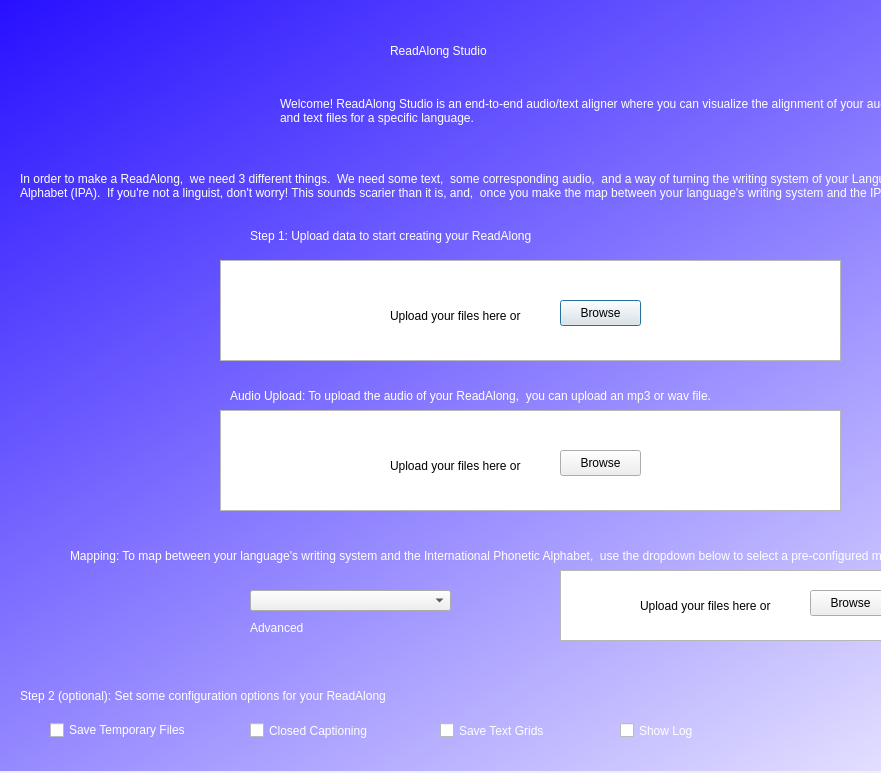
<?xml version="1.0" encoding="UTF-8"?>
<ui version="4.0">
 <class>Dialog</class>
 <widget class="QDialog" name="Dialog">
  <property name="geometry">
   <rect>
    <x>0</x>
    <y>0</y>
    <width>881</width>
    <height>773</height>
   </rect>
  </property>
  <property name="windowTitle">
   <string>Dialog</string>
  </property>
  <property name="styleSheet">
   <string notr="true"/>
  </property>
  <widget class="QWidget" name="bgwidget" native="true">
   <property name="geometry">
    <rect>
     <x>-10</x>
     <y>0</y>
     <width>1231</width>
     <height>771</height>
    </rect>
   </property>
   <property name="styleSheet">
    <string notr="true">QWidget#bgwidget{
background-color: qlineargradient(spread:pad, x1:0, y1:0, x2:0.989247, y2:1, stop:0 rgba(39, 15, 255, 255), stop:1 rgba(255, 255, 255, 255))}</string>
   </property>
   <widget class="QLabel" name="label">
    <property name="geometry">
     <rect>
      <x>400</x>
      <y>20</y>
      <width>391</width>
      <height>61</height>
     </rect>
    </property>
    <property name="styleSheet">
     <string notr="true">font: 48pt &quot;Optima&quot;;color: rgb(255, 255, 255);</string>
    </property>
    <property name="text">
     <string>ReadAlong Studio</string>
    </property>
   </widget>
   <widget class="QLabel" name="label_2">
    <property name="geometry">
     <rect>
      <x>290</x>
      <y>40</y>
      <width>631</width>
      <height>141</height>
     </rect>
    </property>
    <property name="styleSheet">
     <string notr="true">font: 18pt &quot;Optima&quot;;color:rgb(255, 255, 255);</string>
    </property>
    <property name="text">
     <string>Welcome! ReadAlong Studio is an end-to-end audio/text aligner where you can visualize the alignment of your audio and text files for a specific language.</string>
    </property>
    <property name="wordWrap">
     <bool>true</bool>
    </property>
   </widget>
   <widget class="QPushButton" name="pushButton">
    <property name="geometry">
     <rect>
      <x>570</x>
      <y>300</y>
      <width>81</width>
      <height>26</height>
     </rect>
    </property>
    <property name="text">
     <string>Browse</string>
    </property>
   </widget>
   <widget class="QLabel" name="label_3">
    <property name="geometry">
     <rect>
      <x>30</x>
      <y>160</y>
      <width>1171</width>
      <height>51</height>
     </rect>
    </property>
    <property name="styleSheet">
     <string notr="true">color: rgb(255, 255, 255);
font: 14pt &quot;Optima&quot;;</string>
    </property>
    <property name="text">
     <string>In order to make a ReadAlong,  we need 3 different things.  We need some text,  some corresponding audio,  and a way of turning the writing system of your Language (AKA Orthography) into the International Phonetic Alphabet (IPA).  If you're not a linguist, don't worry! This sounds scarier than it is, and,  once you make the map between your language's writing system and the IPA once,  you don't have to do it again!</string>
    </property>
    <property name="wordWrap">
     <bool>true</bool>
    </property>
   </widget>
   <widget class="QLabel" name="label_4">
    <property name="geometry">
     <rect>
      <x>260</x>
      <y>220</y>
      <width>671</width>
      <height>31</height>
     </rect>
    </property>
    <property name="styleSheet">
     <string notr="true">font: 24pt &quot;Optima&quot;;
color: rgb(255, 255, 255);</string>
    </property>
    <property name="text">
     <string>Step 1: Upload data to start creating your ReadAlong</string>
    </property>
    <property name="wordWrap">
     <bool>true</bool>
    </property>
   </widget>
   <widget class="QListWidget" name="listWidget">
    <property name="geometry">
     <rect>
      <x>230</x>
      <y>260</y>
      <width>621</width>
      <height>101</height>
     </rect>
    </property>
    <property name="acceptDrops">
     <bool>true</bool>
    </property>
    <property name="dragDropMode">
     <enum>QAbstractItemView::DragDrop</enum>
    </property>
   </widget>
   <widget class="QListWidget" name="listWidget_2">
    <property name="geometry">
     <rect>
      <x>230</x>
      <y>410</y>
      <width>621</width>
      <height>101</height>
     </rect>
    </property>
    <property name="acceptDrops">
     <bool>true</bool>
    </property>
    <property name="dragDropMode">
     <enum>QAbstractItemView::DragDrop</enum>
    </property>
   </widget>
   <widget class="QPushButton" name="pushButton_2">
    <property name="geometry">
     <rect>
      <x>570</x>
      <y>450</y>
      <width>81</width>
      <height>26</height>
     </rect>
    </property>
    <property name="text">
     <string>Browse</string>
    </property>
   </widget>
   <widget class="QLabel" name="label_5">
    <property name="geometry">
     <rect>
      <x>400</x>
      <y>300</y>
      <width>161</width>
      <height>31</height>
     </rect>
    </property>
    <property name="text">
     <string>Upload your files here or</string>
    </property>
    <property name="wordWrap">
     <bool>true</bool>
    </property>
   </widget>
   <widget class="QLabel" name="label_6">
    <property name="geometry">
     <rect>
      <x>400</x>
      <y>450</y>
      <width>161</width>
      <height>31</height>
     </rect>
    </property>
    <property name="text">
     <string>Upload your files here or</string>
    </property>
    <property name="wordWrap">
     <bool>true</bool>
    </property>
   </widget>
   <widget class="QLabel" name="label_7">
    <property name="geometry">
     <rect>
      <x>240</x>
      <y>380</y>
      <width>551</width>
      <height>31</height>
     </rect>
    </property>
    <property name="styleSheet">
     <string notr="true">color:rgb(255, 255, 255)</string>
    </property>
    <property name="text">
     <string>Audio Upload: To upload the audio of your ReadAlong,  you can upload an mp3 or wav file.</string>
    </property>
    <property name="wordWrap">
     <bool>true</bool>
    </property>
   </widget>
   <widget class="QLabel" name="label_8">
    <property name="geometry">
     <rect>
      <x>80</x>
      <y>540</y>
      <width>961</width>
      <height>31</height>
     </rect>
    </property>
    <property name="styleSheet">
     <string notr="true">color:rgb(255, 255, 255)</string>
    </property>
    <property name="text">
     <string>Mapping: To map between your language's writing system and the International Phonetic Alphabet,  use the dropdown below to select a pre-configured mapping for your language.</string>
    </property>
    <property name="wordWrap">
     <bool>true</bool>
    </property>
   </widget>
   <widget class="QComboBox" name="comboBox">
    <property name="geometry">
     <rect>
      <x>260</x>
      <y>590</y>
      <width>201</width>
      <height>21</height>
     </rect>
    </property>
   </widget>
   <widget class="QLabel" name="label_9">
    <property name="geometry">
     <rect>
      <x>260</x>
      <y>620</y>
      <width>71</width>
      <height>16</height>
     </rect>
    </property>
    <property name="styleSheet">
     <string notr="true">font: 14pt &quot;Optima&quot;;
color:rgb(255, 255, 255)</string>
    </property>
    <property name="text">
     <string>Advanced</string>
    </property>
    <property name="wordWrap">
     <bool>true</bool>
    </property>
   </widget>
   <widget class="QLabel" name="label_10">
    <property name="geometry">
     <rect>
      <x>30</x>
      <y>670</y>
      <width>751</width>
      <height>51</height>
     </rect>
    </property>
    <property name="styleSheet">
     <string notr="true">font: 24pt &quot;Optima&quot;;
color: rgb(255, 255, 255);</string>
    </property>
    <property name="text">
     <string>Step 2 (optional): Set some configuration options for your ReadAlong</string>
    </property>
    <property name="wordWrap">
     <bool>true</bool>
    </property>
   </widget>
   <widget class="QPushButton" name="pushButton_3">
    <property name="geometry">
     <rect>
      <x>950</x>
      <y>680</y>
      <width>211</width>
      <height>61</height>
     </rect>
    </property>
    <property name="styleSheet">
     <string notr="true">font: 22pt &quot;Optima&quot;;</string>
    </property>
    <property name="text">
     <string>Align your files</string>
    </property>
   </widget>
   <widget class="QCheckBox" name="checkBox">
    <property name="geometry">
     <rect>
      <x>60</x>
      <y>720</y>
      <width>161</width>
      <height>20</height>
     </rect>
    </property>
    <property name="styleSheet">
     <string notr="true">color:rgb(255, 255, 255)</string>
    </property>
    <property name="text">
     <string>Save Temporary Files</string>
    </property>
   </widget>
   <widget class="QCheckBox" name="checkBox_2">
    <property name="geometry">
     <rect>
      <x>260</x>
      <y>720</y>
      <width>131</width>
      <height>21</height>
     </rect>
    </property>
    <property name="styleSheet">
     <string notr="true">color:rgb(255, 255, 255)</string>
    </property>
    <property name="text">
     <string>Closed Captioning</string>
    </property>
   </widget>
   <widget class="QCheckBox" name="checkBox_3">
    <property name="geometry">
     <rect>
      <x>450</x>
      <y>720</y>
      <width>121</width>
      <height>21</height>
     </rect>
    </property>
    <property name="styleSheet">
     <string notr="true">color:rgb(255, 255, 255)</string>
    </property>
    <property name="text">
     <string>Save Text Grids</string>
    </property>
   </widget>
   <widget class="QCheckBox" name="checkBox_4">
    <property name="geometry">
     <rect>
      <x>630</x>
      <y>720</y>
      <width>85</width>
      <height>21</height>
     </rect>
    </property>
    <property name="styleSheet">
     <string notr="true">color:rgb(255, 255, 255)</string>
    </property>
    <property name="text">
     <string>Show Log</string>
    </property>
   </widget>
   <widget class="QListWidget" name="listWidget_3">
    <property name="geometry">
     <rect>
      <x>570</x>
      <y>570</y>
      <width>451</width>
      <height>71</height>
     </rect>
    </property>
    <property name="acceptDrops">
     <bool>true</bool>
    </property>
    <property name="dragDropMode">
     <enum>QAbstractItemView::DragDrop</enum>
    </property>
   </widget>
   <widget class="QLabel" name="label_11">
    <property name="geometry">
     <rect>
      <x>650</x>
      <y>590</y>
      <width>161</width>
      <height>31</height>
     </rect>
    </property>
    <property name="text">
     <string>Upload your files here or</string>
    </property>
    <property name="wordWrap">
     <bool>true</bool>
    </property>
   </widget>
   <widget class="QPushButton" name="pushButton_4">
    <property name="geometry">
     <rect>
      <x>820</x>
      <y>590</y>
      <width>81</width>
      <height>26</height>
     </rect>
    </property>
    <property name="text">
     <string>Browse</string>
    </property>
   </widget>
   <zorder>listWidget</zorder>
   <zorder>label</zorder>
   <zorder>label_2</zorder>
   <zorder>pushButton</zorder>
   <zorder>label_3</zorder>
   <zorder>label_4</zorder>
   <zorder>listWidget_2</zorder>
   <zorder>pushButton_2</zorder>
   <zorder>label_5</zorder>
   <zorder>label_6</zorder>
   <zorder>label_7</zorder>
   <zorder>label_8</zorder>
   <zorder>comboBox</zorder>
   <zorder>label_9</zorder>
   <zorder>label_10</zorder>
   <zorder>pushButton_3</zorder>
   <zorder>checkBox</zorder>
   <zorder>checkBox_2</zorder>
   <zorder>checkBox_3</zorder>
   <zorder>checkBox_4</zorder>
   <zorder>listWidget_3</zorder>
   <zorder>label_11</zorder>
   <zorder>pushButton_4</zorder>
  </widget>
 </widget>
 <resources/>
 <connections/>
</ui>
